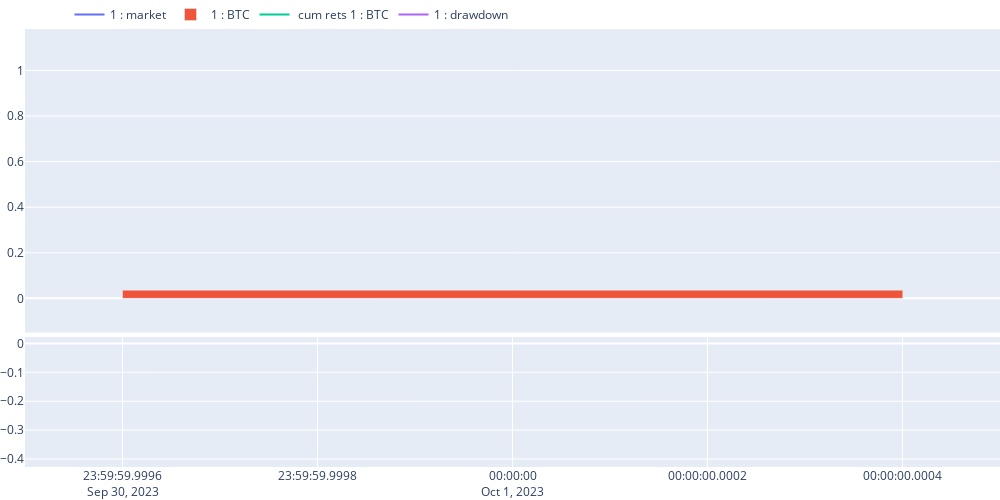
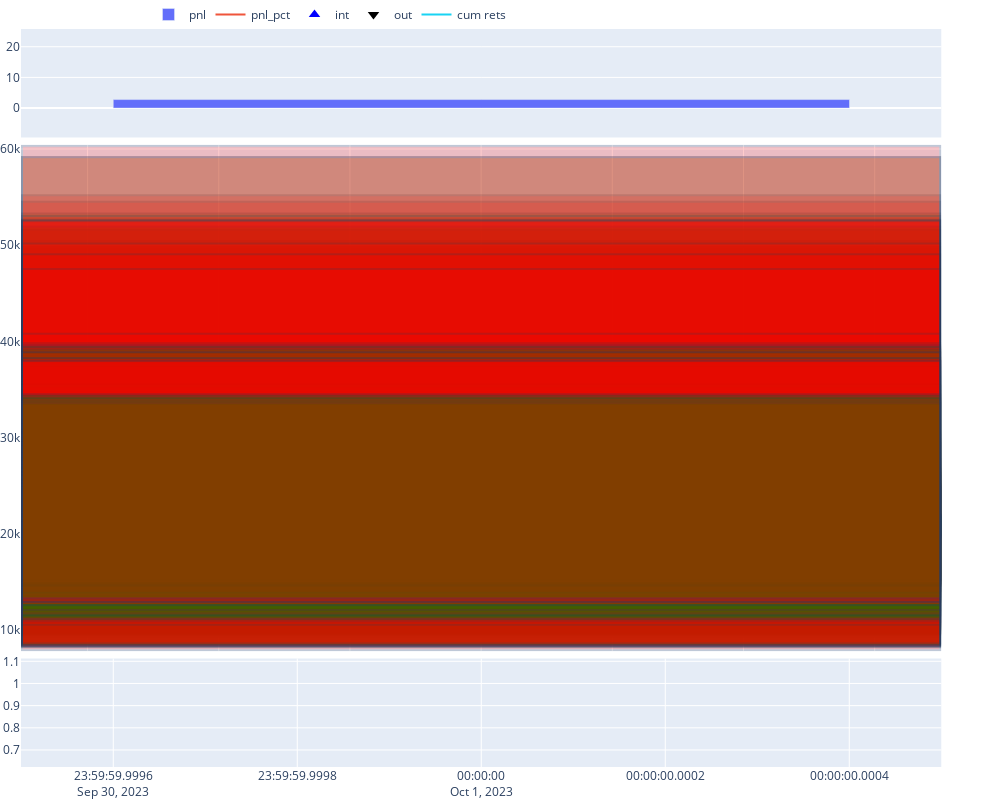

Notebook cell for these charts, in order:
### Code cell
AGENT[0].view_report()

### Figure 1 — Plotly figure (JSON) as saved in the notebook; plotly's stock layout.template omitted (floating-point values rounded to 4 significant figures; data arrays with more than 128 entries replaced by an {"elided": "..."} marker saying what was removed)
{"data": [{"name": "1 : market", "type": "scatter", "x": {"elided": "595 str values"}, "xaxis": "x", "y": {"elided": "595 float values"}, "yaxis": "y"}, {"name": "1 : BTC", "type": "bar", "x": {"elided": "595 str values"}, "xaxis": "x", "y": {"elided": "595 float values"}, "yaxis": "y"}, {"name": " cum rets 1 : BTC", "type": "scatter", "x": {"elided": "595 str values"}, "xaxis": "x", "y": {"elided": "595 float values"}, "yaxis": "y"}, {"name": "1 : drawdown", "type": "scatter", "x": {"elided": "595 str values"}, "xaxis": "x2", "y": {"elided": "595 float values"}, "yaxis": "y2"}], "layout": {"height": 500, "legend": {"orientation": "h", "x": 0.5, "xanchor": "right", "y": 1, "yanchor": "bottom"}, "margin": {"b": 0, "l": 10, "r": 0, "t": 0}, "width": 1000, "xaxis": {"anchor": "y", "domain": [0, 1], "matches": "x2", "showticklabels": false}, "xaxis2": {"anchor": "y2", "domain": [0, 1]}, "yaxis": {"anchor": "x", "domain": [0.307, 1]}, "yaxis2": {"anchor": "x2", "domain": [0, 0.297]}}}

### Figure 2 — Plotly figure (JSON) as saved in the notebook; plotly's stock layout.template omitted (floating-point values rounded to 4 significant figures; data arrays with more than 128 entries replaced by an {"elided": "..."} marker saying what was removed)
{"data": [{"name": "pnl", "type": "bar", "x": {"elided": "595 str values"}, "xaxis": "x", "y": {"elided": "595 float values"}, "yaxis": "y"}, {"name": "pnl_pct", "type": "scatter", "x": {"elided": "595 str values"}, "xaxis": "x", "y": {"elided": "595 float values"}, "yaxis": "y"}, {"close": [], "high": [], "low": [], "name": "OHLC : BTC", "open": [], "type": "candlestick", "x": [], "xaxis": "x2", "yaxis": "y3"}, {"marker": {"color": "blue", "size": 10, "symbol": 5}, "mode": "markers", "name": "int", "type": "scatter", "x": {"elided": "144 null values"}, "xaxis": "x2", "y": {"elided": "144 float values"}, "yaxis": "y3"}, {"marker": {"color": "black", "size": 10, "symbol": 6}, "mode": "markers", "name": "out", "type": "scatter", "x": {"elided": "143 null values"}, "xaxis": "x2", "y": {"elided": "143 float values"}, "yaxis": "y3"}, {"name": "cum rets", "type": "scatter", "x": {"elided": "595 str values"}, "xaxis": "x3", "y": {"elided": "595 float values"}, "yaxis": "y5"}], "layout": {"height": 800, "legend": {"orientation": "h", "x": 0.5, "xanchor": "right", "y": 1, "yanchor": "bottom"}, "margin": {"b": 0, "l": 10, "r": 0, "t": 0}, "shapes": [{"fillcolor": "red", "opacity": 0.2, "x0": null, "x1": null, "xref": "x2", "y0": 21270.0, "y1": 52670.0, "yref": "y3"}, {"fillcolor": "green", "opacity": 0.2, "x0": null, "x1": null, "xref": "x2", "y0": 19990.0, "y1": 49830.0, "yref": "y3"}, {"fillcolor": "red", "opacity": 0.2, "x0": null, "x1": null, "xref": "x2", "y0": 19610.0, "y1": 49010.0, "yref": "y3"}, {"fillcolor": "red", "opacity": 0.2, "x0": null, "x1": null, "xref": "x2", "y0": 21580, "y1": 55190.0, "yref": "y3"}, {"fillcolor": "red", "opacity": 0.2, "x0": null, "x1": null, "xref": "x2", "y0": 19570.0, "y1": 54520.0, "yref": "y3"}, {"fillcolor": "red", "opacity": 0.2, "x0": null, "x1": null, "xref": "x2", "y0": 19711, "y1": 50450.0, "yref": "y3"}, {"fillcolor": "red", "opacity": 0.2, "x0": null, "x1": null, "xref": "x2", "y0": 18890.0, "y1": 51570.0, "yref": "y3"}, {"fillcolor": "green", "opacity": 0.2, "x0": null, "x1": null, "xref": "x2", "y0": 19640.0, "y1": 53300.0, "yref": "y3"}, {"fillcolor": "green", "opacity": 0.2, "x0": null, "x1": null, "xref": "x2", "y0": 21180.0, "y1": 59160.0, "yref": "y3"}, {"fillcolor": "red", "opacity": 0.2, "x0": null, "x1": null, "xref": "x2", "y0": 23140.0, "y1": 60330.0, "yref": "y3"}, {"fillcolor": "red", "opacity": 0.2, "x0": null, "x1": null, "xref": "x2", "y0": 23290.0, "y1": 59150.0, "yref": "y3"}, {"fillcolor": "green", "opacity": 0.2, "x0": null, "x1": null, "xref": "x2", "y0": 21590.0, "y1": 51930.0, "yref": "y3"}, {"fillcolor": "red", "opacity": 0.2, "x0": null, "x1": null, "xref": "x2", "y0": 20280.0, "y1": 52490.0, "yref": "y3"}, {"fillcolor": "red", "opacity": 0.2, "x0": null, "x1": null, "xref": "x2", "y0": 19840.0, "y1": 53040.0, "yref": "y3"}, {"fillcolor": "red", "opacity": 0.2, "x0": null, "x1": null, "xref": "x2", "y0": 20750.0, "y1": 52620.0, "yref": "y3"}, {"fillcolor": "red", "opacity": 0.2, "x0": null, "x1": null, "xref": "x2", "y0": 19850.0, "y1": 52550.0, "yref": "y3"}, {"fillcolor": "red", "opacity": 0.2, "x0": null, "x1": null, "xref": "x2", "y0": 19060.0, "y1": 50170.0, "yref": "y3"}, {"fillcolor": "red", "opacity": 0.2, "x0": null, "x1": null, "xref": "x2", "y0": 18820.0, "y1": 49050.0, "yref": "y3"}, {"fillcolor": "red", "opacity": 0.2, "x0": null, "x1": null, "xref": "x2", "y0": 19845, "y1": 47520.0, "yref": "y3"}, {"fillcolor": "green", "opacity": 0.2, "x0": null, "x1": null, "xref": "x2", "y0": 18010.0, "y1": 39110.0, "yref": "y3"}, {"fillcolor": "red", "opacity": 0.2, "x0": null, "x1": null, "xref": "x2", "y0": 15660.0, "y1": 37330.0, "yref": "y3"}, {"fillcolor": "red", "opacity": 0.2, "x0": null, "x1": null, "xref": "x2", "y0": 15160.0, "y1": 37960.0, "yref": "y3"}, {"fillcolor": "red", "opacity": 0.2, "x0": null, "x1": null, "xref": "x2", "y0": 14720.0, "y1": 37840.0, "yref": "y3"}, {"fillcolor": "red", "opacity": 0.2, "x0": null, "x1": null, "xref": "x2", "y0": 14830.0, "y1": 38400.0, "yref": "y3"}, {"fillcolor": "red", "opacity": 0.2, "x0": null, "x1": null, "xref": "x2", "y0": 14600.0, "y1": 37220.0, "yref": "y3"}, {"fillcolor": "red", "opacity": 0.2, "x0": null, "x1": null, "xref": "x2", "y0": 14520.0, "y1": 38310.0, "yref": "y3"}, {"fillcolor": "red", "opacity": 0.2, "x0": null, "x1": null, "xref": "x2", "y0": 15870.0, "y1": 39590.0, "yref": "y3"}, {"fillcolor": "red", "opacity": 0.2, "x0": null, "x1": null, "xref": "x2", "y0": 14850.0, "y1": 38820.0, "yref": "y3"}, {"fillcolor": "red", "opacity": 0.2, "x0": null, "x1": null, "xref": "x2", "y0": 14960.0, "y1": 40790.0, "yref": "y3"}, {"fillcolor": "red", "opacity": 0.2, "x0": null, "x1": null, "xref": "x2", "y0": 15560.0, "y1": 39140.0, "yref": "y3"}, {"fillcolor": "green", "opacity": 0.2, "x0": null, "x1": null, "xref": "x2", "y0": 14550.0, "y1": 26750.0, "yref": "y3"}, {"fillcolor": "red", "opacity": 0.2, "x0": null, "x1": null, "xref": "x2", "y0": 10290.0, "y1": 25980.0, "yref": "y3"}, {"fillcolor": "red", "opacity": 0.2, "x0": null, "x1": null, "xref": "x2", "y0": 10560.0, "y1": 27350.0, "yref": "y3"}, {"fillcolor": "green", "opacity": 0.2, "x0": null, "x1": null, "xref": "x2", "y0": 10370.0, "y1": 26310.0, "yref": "y3"}, {"fillcolor": "green", "opacity": 0.2, "x0": null, "x1": null, "xref": "x2", "y0": 10090.0, "y1": 27120.0, "yref": "y3"}, {"fillcolor": "red", "opacity": 0.2, "x0": null, "x1": null, "xref": "x2", "y0": 9982.0, "y1": 26770.0, "yref": "y3"}, {"fillcolor": "green", "opacity": 0.2, "x0": null, "x1": null, "xref": "x2", "y0": 10420.0, "y1": 29490.0, "yref": "y3"}, {"fillcolor": "red", "opacity": 0.2, "x0": null, "x1": null, "xref": "x2", "y0": 11230.0, "y1": 29840.0, "yref": "y3"}, {"fillcolor": "red", "opacity": 0.2, "x0": null, "x1": null, "xref": "x2", "y0": 11920.0, "y1": 30280.0, "yref": "y3"}, {"fillcolor": "red", "opacity": 0.2, "x0": null, "x1": null, "xref": "x2", "y0": 11630.0, "y1": 30310.0, "yref": "y3"}, {"fillcolor": "green", "opacity": 0.2, "x0": null, "x1": null, "xref": "x2", "y0": 11480.0, "y1": 31320.0, "yref": "y3"}, {"fillcolor": "green", "opacity": 0.2, "x0": null, "x1": null, "xref": "x2", "y0": 11930.0, "y1": 27820.0, "yref": "y3"}, {"fillcolor": "red", "opacity": 0.2, "x0": null, "x1": null, "xref": "x2", "y0": 10760.0, "y1": 27780.0, "yref": "y3"}, {"fillcolor": "red", "opacity": 0.2, "x0": null, "x1": null, "xref": "x2", "y0": 10780.0, "y1": 26310.0, "yref": "y3"}, {"fillcolor": "red", "opacity": 0.2, "x0": null, "x1": null, "xref": "x2", "y0": 10020.0, "y1": 26370.0, "yref": "y3"}, {"fillcolor": "red", "opacity": 0.2, "x0": null, "x1": null, "xref": "x2", "y0": 9906.0, "y1": 26070.0, "yref": "y3"}, {"fillcolor": "green", "opacity": 0.2, "x0": null, "x1": null, "xref": "x2", "y0": 10070.0, "y1": 25940.0, "yref": "y3"}, {"fillcolor": "red", "opacity": 0.2, "x0": null, "x1": null, "xref": "x2", "y0": 9916.0, "y1": 27770.0, "yref": "y3"}, {"fillcolor": "red", "opacity": 0.2, "x0": null, "x1": null, "xref": "x2", "y0": 10820.0, "y1": 26230.0, "yref": "y3"}, {"fillcolor": "green", "opacity": 0.2, "x0": null, "x1": null, "xref": "x2", "y0": 10110.0, "y1": 25080.0, "yref": "y3"}, {"fillcolor": "red", "opacity": 0.2, "x0": null, "x1": null, "xref": "x2", "y0": 9460.0, "y1": 24450.0, "yref": "y3"}, {"fillcolor": "green", "opacity": 0.2, "x0": null, "x1": null, "xref": "x2", "y0": 9614.0, "y1": 24800.0, "yref": "y3"}, {"fillcolor": "red", "opacity": 0.2, "x0": null, "x1": null, "xref": "x2", "y0": 9706.0, "y1": 25100.0, "yref": "y3"}, {"fillcolor": "red", "opacity": 0.2, "x0": null, "x1": null, "xref": "x2", "y0": 9528.0, "y1": 25520.0, "yref": "y3"}, {"fillcolor": "red", "opacity": 0.2, "x0": null, "x1": null, "xref": "x2", "y0": 10170.0, "y1": 25390.0, "yref": "y3"}, {"fillcolor": "green", "opacity": 0.2, "x0": null, "x1": null, "xref": "x2", "y0": 9709.0, "y1": 25190.0, "yref": "y3"}, {"fillcolor": "red", "opacity": 0.2, "x0": null, "x1": null, "xref": "x2", "y0": 9588.0, "y1": 24790.0, "yref": "y3"}, {"fillcolor": "red", "opacity": 0.2, "x0": null, "x1": null, "xref": "x2", "y0": 9631.0, "y1": 25410.0, "yref": "y3"}, {"fillcolor": "red", "opacity": 0.2, "x0": null, "x1": null, "xref": "x2", "y0": 9664.0, "y1": 24860.0, "yref": "y3"}, {"fillcolor": "red", "opacity": 0.2, "x0": null, "x1": null, "xref": "x2", "y0": 9521.0, "y1": 24970.0, "yref": "y3"}, {"fillcolor": "green", "opacity": 0.2, "x0": null, "x1": null, "xref": "x2", "y0": 9785.0, "y1": 26640.0, "yref": "y3"}, {"fillcolor": "red", "opacity": 0.2, "x0": null, "x1": null, "xref": "x2", "y0": 10240.0, "y1": 27490.0, "yref": "y3"}, {"fillcolor": "red", "opacity": 0.2, "x0": null, "x1": null, "xref": "x2", "y0": 10650.0, "y1": 26770.0, "yref": "y3"}, {"fillcolor": "green", "opacity": 0.2, "x0": null, "x1": null, "xref": "x2", "y0": 9274.0, "y1": 21860.0, "yref": "y3"}, {"fillcolor": "red", "opacity": 0.2, "x0": null, "x1": null, "xref": "x2", "y0": 8165.0, "y1": 21970.0, "yref": "y3"}, {"fillcolor": "green", "opacity": 0.2, "x0": null, "x1": null, "xref": "x2", "y0": 8331.0, "y1": 21710.0, "yref": "y3"}, {"fillcolor": "red", "opacity": 0.2, "x0": null, "x1": null, "xref": "x2", "y0": 8350.0, "y1": 21160.0, "yref": "y3"}, {"fillcolor": "red", "opacity": 0.2, "x0": null, "x1": null, "xref": "x2", "y0": 7891.0, "y1": 21580.0, "yref": "y3"}, {"fillcolor": "red", "opacity": 0.2, "x0": null, "x1": null, "xref": "x2", "y0": 8299.0, "y1": 21400.0, "yref": "y3"}, {"fillcolor": "red", "opacity": 0.2, "x0": null, "x1": null, "xref": "x2", "y0": 8214.0, "y1": 22310.0, "yref": "y3"}, {"fillcolor": "red", "opacity": 0.2, "x0": null, "x1": null, "xref": "x2", "y0": 8489.0, "y1": 21950.0, "yref": "y3"}, {"fillcolor": "red", "opacity": 0.2, "x0": null, "x1": null, "xref": "x2", "y0": 8553.0, "y1": 22060.0, "yref": "y3"}, {"fillcolor": "red", "opacity": 0.2, "x0": null, "x1": null, "xref": "x2", "y0": 8544.0, "y1": 21890.0, "yref": "y3"}, {"fillcolor": "red", "opacity": 0.2, "x0": null, "x1": null, "xref": "x2", "y0": 8612.0, "y1": 22210.0, "yref": "y3"}, {"fillcolor": "red", "opacity": 0.2, "x0": null, "x1": null, "xref": "x2", "y0": 8605.0, "y1": 21620.0, "yref": "y3"}, {"fillcolor": "red", "opacity": 0.2, "x0": null, "x1": null, "xref": "x2", "y0": 8388.0, "y1": 21960.0, "yref": "y3"}, {"fillcolor": "red", "opacity": 0.2, "x0": null, "x1": null, "xref": "x2", "y0": 8412.0, "y1": 21810.0, "yref": "y3"}, {"fillcolor": "red", "opacity": 0.2, "x0": null, "x1": null, "xref": "x2", "y0": 8418.0, "y1": 21720.0, "yref": "y3"}, {"fillcolor": "red", "opacity": 0.2, "x0": null, "x1": null, "xref": "x2", "y0": 8274.0, "y1": 21670.0, "yref": "y3"}, {"fillcolor": "green", "opacity": 0.2, "x0": null, "x1": null, "xref": "x2", "y0": 8338.0, "y1": 26880.0, "yref": "y3"}, {"fillcolor": "red", "opacity": 0.2, "x0": null, "x1": null, "xref": "x2", "y0": 10540.0, "y1": 29470.0, "yref": "y3"}, {"fillcolor": "red", "opacity": 0.2, "x0": null, "x1": null, "xref": "x2", "y0": 11390.0, "y1": 29420.0, "yref": "y3"}, {"fillcolor": "red", "opacity": 0.2, "x0": null, "x1": null, "xref": "x2", "y0": 11530.0, "y1": 29930.0, "yref": "y3"}, {"fillcolor": "red", "opacity": 0.2, "x0": null, "x1": null, "xref": "x2", "y0": 11870.0, "y1": 29670.0, "yref": "y3"}, {"fillcolor": "green", "opacity": 0.2, "x0": null, "x1": null, "xref": "x2", "y0": 11560.0, "y1": 30440.0, "yref": "y3"}, {"fillcolor": "red", "opacity": 0.2, "x0": null, "x1": null, "xref": "x2", "y0": 11470.0, "y1": 29850.0, "yref": "y3"}, {"fillcolor": "green", "opacity": 0.2, "x0": null, "x1": null, "xref": "x2", "y0": 10900.0, "y1": 28310.0, "yref": "y3"}, {"fillcolor": "green", "opacity": 0.2, "x0": null, "x1": null, "xref": "x2", "y0": 11100.0, "y1": 31790.0, "yref": "y3"}, {"fillcolor": "green", "opacity": 0.2, "x0": null, "x1": null, "xref": "x2", "y0": 12090.0, "y1": 30540.0, "yref": "y3"}, {"fillcolor": "red", "opacity": 0.2, "x0": null, "x1": null, "xref": "x2", "y0": 11570.0, "y1": 30720.0, "yref": "y3"}, {"fillcolor": "green", "opacity": 0.2, "x0": null, "x1": null, "xref": "x2", "y0": 11730.0, "y1": 29070.0, "yref": "y3"}, {"fillcolor": "green", "opacity": 0.2, "x0": null, "x1": null, "xref": "x2", "y0": 11160.0, "y1": 28600.0, "yref": "y3"}, {"fillcolor": "green", "opacity": 0.2, "x0": null, "x1": null, "xref": "x2", "y0": 12060.0, "y1": 35430.0, "yref": "y3"}, {"fillcolor": "red", "opacity": 0.2, "x0": null, "x1": null, "xref": "x2", "y0": 14150.0, "y1": 35690.0, "yref": "y3"}, {"fillcolor": "green", "opacity": 0.2, "x0": null, "x1": null, "xref": "x2", "y0": 13770.0, "y1": 36360.0, "yref": "y3"}, {"fillcolor": "red", "opacity": 0.2, "x0": null, "x1": null, "xref": "x2", "y0": 13560.0, "y1": 36850.0, "yref": "y3"}, {"fillcolor": "red", "opacity": 0.2, "x0": null, "x1": null, "xref": "x2", "y0": 14010.0, "y1": 36140, "yref": "y3"}, {"fillcolor": "red", "opacity": 0.2, "x0": null, "x1": null, "xref": "x2", "y0": 14080.0, "y1": 36620.0, "yref": "y3"}, {"fillcolor": "red", "opacity": 0.2, "x0": null, "x1": null, "xref": "x2", "y0": 14020.0, "y1": 36280.0, "yref": "y3"}, {"fillcolor": "red", "opacity": 0.2, "x0": null, "x1": null, "xref": "x2", "y0": 13970.0, "y1": 36820.0, "yref": "y3"}, {"fillcolor": "green", "opacity": 0.2, "x0": null, "x1": null, "xref": "x2", "y0": 14820.0, "y1": 39350.0, "yref": "y3"}, {"fillcolor": "red", "opacity": 0.2, "x0": null, "x1": null, "xref": "x2", "y0": 14720.0, "y1": 39490.0, "yref": "y3"}, {"fillcolor": "green", "opacity": 0.2, "x0": null, "x1": null, "xref": "x2", "y0": 14400.0, "y1": 35760.0, "yref": "y3"}, {"fillcolor": "green", "opacity": 0.2, "x0": null, "x1": null, "xref": "x2", "y0": 14150.0, "y1": 38000.0, "yref": "y3"}, {"fillcolor": "red", "opacity": 0.2, "x0": null, "x1": null, "xref": "x2", "y0": 14030.0, "y1": 37490.0, "yref": "y3"}, {"fillcolor": "red", "opacity": 0.2, "x0": null, "x1": null, "xref": "x2", "y0": 14750.0, "y1": 37500.0, "yref": "y3"}, {"fillcolor": "green", "opacity": 0.2, "x0": null, "x1": null, "xref": "x2", "y0": 14220.0, "y1": 35550.0, "yref": "y3"}, {"fillcolor": "red", "opacity": 0.2, "x0": null, "x1": null, "xref": "x2", "y0": 13520.0, "y1": 34870.0, "yref": "y3"}, {"fillcolor": "red", "opacity": 0.2, "x0": null, "x1": null, "xref": "x2", "y0": 13440.0, "y1": 35390.0, "yref": "y3"}, {"fillcolor": "red", "opacity": 0.2, "x0": null, "x1": null, "xref": "x2", "y0": 13160.0, "y1": 34910.0, "yref": "y3"}, {"fillcolor": "red", "opacity": 0.2, "x0": null, "x1": null, "xref": "x2", "y0": 14030.0, "y1": 35370.0, "yref": "y3"}, {"fillcolor": "red", "opacity": 0.2, "x0": null, "x1": null, "xref": "x2", "y0": 13410.0, "y1": 35250.0, "yref": "y3"}, {"fillcolor": "red", "opacity": 0.2, "x0": null, "x1": null, "xref": "x2", "y0": 12860.0, "y1": 35400.0, "yref": "y3"}, {"fillcolor": "red", "opacity": 0.2, "x0": null, "x1": null, "xref": "x2", "y0": 13170.0, "y1": 34450.0, "yref": "y3"}, {"fillcolor": "green", "opacity": 0.2, "x0": null, "x1": null, "xref": "x2", "y0": 13240.0, "y1": 33710.0, "yref": "y3"}, {"fillcolor": "red", "opacity": 0.2, "x0": null, "x1": null, "xref": "x2", "y0": 12560.0, "y1": 34470.0, "yref": "y3"}, {"fillcolor": "green", "opacity": 0.2, "x0": null, "x1": null, "xref": "x2", "y0": 13170.0, "y1": 39350.0, "yref": "y3"}, {"fillcolor": "red", "opacity": 0.2, "x0": null, "x1": null, "xref": "x2", "y0": 15350.0, "y1": 39100.0, "yref": "y3"}, {"fillcolor": "green", "opacity": 0.2, "x0": null, "x1": null, "xref": "x2", "y0": 15220.0, "y1": 39610.0, "yref": "y3"}, {"fillcolor": "red", "opacity": 0.2, "x0": null, "x1": null, "xref": "x2", "y0": 15290.0, "y1": 38860.0, "yref": "y3"}, {"fillcolor": "green", "opacity": 0.2, "x0": null, "x1": null, "xref": "x2", "y0": 15170.0, "y1": 39210.0, "yref": "y3"}, {"fillcolor": "red", "opacity": 0.2, "x0": null, "x1": null, "xref": "x2", "y0": 15090.0, "y1": 39810.0, "yref": "y3"}, {"fillcolor": "red", "opacity": 0.2, "x0": null, "x1": null, "xref": "x2", "y0": 15190, "y1": 39410.0, "yref": "y3"}, {"fillcolor": "green", "opacity": 0.2, "x0": null, "x1": null, "xref": "x2", "y0": 15140.0, "y1": 38870.0, "yref": "y3"}, {"fillcolor": "red", "opacity": 0.2, "x0": null, "x1": null, "xref": "x2", "y0": 14897, "y1": 38870.0, "yref": "y3"}, {"fillcolor": "red", "opacity": 0.2, "x0": null, "x1": null, "xref": "x2", "y0": 14590.0, "y1": 37990.0, "yref": "y3"}, {"fillcolor": "red", "opacity": 0.2, "x0": null, "x1": null, "xref": "x2", "y0": 14660.0, "y1": 38000.0, "yref": "y3"}, {"fillcolor": "red", "opacity": 0.2, "x0": null, "x1": null, "xref": "x2", "y0": 14850.0, "y1": 37940.0, "yref": "y3"}, {"fillcolor": "red", "opacity": 0.2, "x0": null, "x1": null, "xref": "x2", "y0": 14600.0, "y1": 37970.0, "yref": "y3"}, {"fillcolor": "red", "opacity": 0.2, "x0": null, "x1": null, "xref": "x2", "y0": 14890.0, "y1": 38250.0, "yref": "y3"}, {"fillcolor": "red", "opacity": 0.2, "x0": null, "x1": null, "xref": "x2", "y0": 14720.0, "y1": 38260.0, "yref": "y3"}, {"fillcolor": "green", "opacity": 0.2, "x0": null, "x1": null, "xref": "x2", "y0": 14600, "y1": 33960.0, "yref": "y3"}, {"fillcolor": "red", "opacity": 0.2, "x0": null, "x1": null, "xref": "x2", "y0": 13028, "y1": 34360.0, "yref": "y3"}, {"fillcolor": "red", "opacity": 0.2, "x0": null, "x1": null, "xref": "x2", "y0": 13090.0, "y1": 33820.0, "yref": "y3"}, {"fillcolor": "red", "opacity": 0.2, "x0": null, "x1": null, "xref": "x2", "y0": 13050.0, "y1": 33956, "yref": "y3"}, {"fillcolor": "red", "opacity": 0.2, "x0": null, "x1": null, "xref": "x2", "y0": 13860.0, "y1": 33720.0, "yref": "y3"}, {"fillcolor": "red", "opacity": 0.2, "x0": null, "x1": null, "xref": "x2", "y0": 12900.0, "y1": 33760.0, "yref": "y3"}, {"fillcolor": "red", "opacity": 0.2, "x0": null, "x1": null, "xref": "x2", "y0": 12910.0, "y1": 33530.0, "yref": "y3"}, {"fillcolor": "red", "opacity": 0.2, "x0": null, "x1": null, "xref": "x2", "y0": 12880.0, "y1": 34130.0, "yref": "y3"}, {"fillcolor": "green", "opacity": 0.2, "x0": null, "x1": null, "xref": "x2", "y0": 12910.0, "y1": 33590.0, "yref": "y3"}, {"fillcolor": "red", "opacity": 0.2, "x0": null, "x1": null, "xref": "x2", "y0": 12580.0, "y1": 34090.0, "yref": "y3"}, {"fillcolor": "green", "opacity": 0.2, "x0": null, "x1": null, "xref": "x2", "y0": 13260.0, "y1": 34540.0, "yref": "y3"}, {"fillcolor": "green", "opacity": 0.2, "x0": null, "x1": null, "xref": "x2", "y0": 13290.0, "y1": 34280.0, "yref": "y3"}], "width": 1000, "xaxis": {"anchor": "y", "domain": [0, 0.94], "matches": "x3", "rangeslider": {"visible": false}, "showticklabels": false}, "xaxis2": {"anchor": "y3", "domain": [0, 0.94], "matches": "x3", "rangeslider": {"visible": false}, "showticklabels": false}, "xaxis3": {"anchor": "y5", "domain": [0, 0.94], "rangeslider": {"visible": false}}, "yaxis": {"anchor": "x", "domain": [0.853, 1]}, "yaxis2": {"anchor": "x", "overlaying": "y", "side": "right"}, "yaxis3": {"anchor": "x2", "domain": [0.157, 0.843]}, "yaxis4": {"anchor": "x2", "overlaying": "y3", "side": "right"}, "yaxis5": {"anchor": "x3", "domain": [0, 0.147]}, "yaxis6": {"anchor": "x3", "overlaying": "y5", "side": "right"}}}
